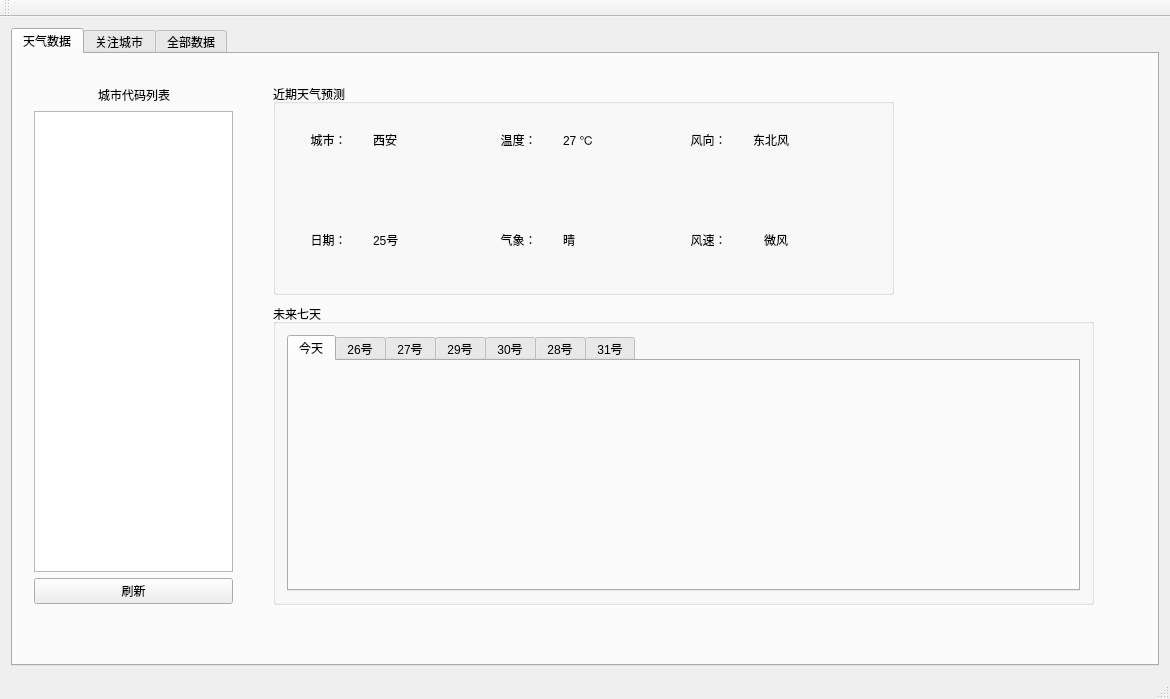
<?xml version="1.0" encoding="UTF-8"?>
<ui version="4.0">
 <class>MainWindow</class>
 <widget class="QMainWindow" name="MainWindow">
  <property name="geometry">
   <rect>
    <x>0</x>
    <y>0</y>
    <width>1170</width>
    <height>699</height>
   </rect>
  </property>
  <property name="windowTitle">
   <string>MainWindow</string>
  </property>
  <widget class="QWidget" name="centralWidget">
   <layout class="QHBoxLayout" name="horizontalLayout_9">
    <item>
     <widget class="QTabWidget" name="tabWidget">
      <property name="currentIndex">
       <number>0</number>
      </property>
      <widget class="QWidget" name="tab">
       <attribute name="title">
        <string>天气数据</string>
       </attribute>
       <widget class="QGroupBox" name="groupBox">
        <property name="geometry">
         <rect>
          <x>260</x>
          <y>30</y>
          <width>621</width>
          <height>211</height>
         </rect>
        </property>
        <property name="title">
         <string>近期天气预测</string>
        </property>
        <widget class="QWidget" name="layoutWidget">
         <property name="geometry">
          <rect>
           <x>210</x>
           <y>30</y>
           <width>153</width>
           <height>51</height>
          </rect>
         </property>
         <layout class="QHBoxLayout" name="horizontalLayout_3">
          <item>
           <widget class="QLabel" name="label_4">
            <property name="text">
             <string>  温度：</string>
            </property>
           </widget>
          </item>
          <item>
           <widget class="QLabel" name="label_5">
            <property name="text">
             <string>27 ℃</string>
            </property>
           </widget>
          </item>
         </layout>
        </widget>
        <widget class="QWidget" name="layoutWidget_2">
         <property name="geometry">
          <rect>
           <x>400</x>
           <y>30</y>
           <width>153</width>
           <height>51</height>
          </rect>
         </property>
         <layout class="QHBoxLayout" name="horizontalLayout_4">
          <item>
           <widget class="QLabel" name="label_6">
            <property name="text">
             <string>  风向：</string>
            </property>
           </widget>
          </item>
          <item>
           <widget class="QLabel" name="label_7">
            <property name="text">
             <string>东北风</string>
            </property>
           </widget>
          </item>
         </layout>
        </widget>
        <widget class="QWidget" name="layoutWidget_3">
         <property name="geometry">
          <rect>
           <x>20</x>
           <y>130</y>
           <width>153</width>
           <height>51</height>
          </rect>
         </property>
         <layout class="QHBoxLayout" name="horizontalLayout_5">
          <item>
           <widget class="QLabel" name="label_8">
            <property name="text">
             <string>  日期：</string>
            </property>
           </widget>
          </item>
          <item>
           <widget class="QLabel" name="label_9">
            <property name="text">
             <string>25号</string>
            </property>
           </widget>
          </item>
         </layout>
        </widget>
        <widget class="QWidget" name="layoutWidget_4">
         <property name="geometry">
          <rect>
           <x>210</x>
           <y>130</y>
           <width>153</width>
           <height>51</height>
          </rect>
         </property>
         <layout class="QHBoxLayout" name="horizontalLayout_6">
          <item>
           <widget class="QLabel" name="label_10">
            <property name="text">
             <string>  气象：</string>
            </property>
           </widget>
          </item>
          <item>
           <widget class="QLabel" name="label_11">
            <property name="text">
             <string>晴</string>
            </property>
           </widget>
          </item>
         </layout>
        </widget>
        <widget class="QWidget" name="layoutWidget_5">
         <property name="geometry">
          <rect>
           <x>400</x>
           <y>130</y>
           <width>176</width>
           <height>51</height>
          </rect>
         </property>
         <layout class="QHBoxLayout" name="horizontalLayout_7">
          <item>
           <widget class="QLabel" name="label_12">
            <property name="text">
             <string>  风速：</string>
            </property>
           </widget>
          </item>
          <item>
           <widget class="QLabel" name="label_13">
            <property name="text">
             <string>微风</string>
            </property>
           </widget>
          </item>
         </layout>
        </widget>
        <widget class="QWidget" name="layoutWidget">
         <property name="geometry">
          <rect>
           <x>20</x>
           <y>30</y>
           <width>153</width>
           <height>51</height>
          </rect>
         </property>
         <layout class="QHBoxLayout" name="horizontalLayout_2">
          <item>
           <widget class="QLabel" name="label_2">
            <property name="text">
             <string>  城市：</string>
            </property>
           </widget>
          </item>
          <item>
           <widget class="QLabel" name="label_3">
            <property name="text">
             <string>西安</string>
            </property>
           </widget>
          </item>
         </layout>
        </widget>
       </widget>
       <widget class="QwtAnalogClock" name="AnalogClock" native="true">
        <property name="geometry">
         <rect>
          <x>900</x>
          <y>30</y>
          <width>200</width>
          <height>200</height>
         </rect>
        </property>
        <property name="lineWidth" stdset="0">
         <number>4</number>
        </property>
       </widget>
       <widget class="QGroupBox" name="groupBox_2">
        <property name="geometry">
         <rect>
          <x>260</x>
          <y>250</y>
          <width>821</width>
          <height>301</height>
         </rect>
        </property>
        <property name="title">
         <string>未来七天</string>
        </property>
        <layout class="QHBoxLayout" name="horizontalLayout_8">
         <item>
          <widget class="QTabWidget" name="tabWidget_2">
           <property name="currentIndex">
            <number>0</number>
           </property>
           <widget class="QWidget" name="tab_4">
            <attribute name="title">
             <string>今天</string>
            </attribute>
            <layout class="QVBoxLayout" name="verticalLayout_4">
             <item>
              <widget class="QwtPlot" name="qwtPlot_0"/>
             </item>
            </layout>
           </widget>
           <widget class="QWidget" name="tab_5">
            <attribute name="title">
             <string>26号</string>
            </attribute>
            <layout class="QVBoxLayout" name="verticalLayout_2">
             <item>
              <widget class="QwtPlot" name="qwtPlot_1"/>
             </item>
            </layout>
           </widget>
           <widget class="QWidget" name="tab_6">
            <attribute name="title">
             <string>27号</string>
            </attribute>
            <layout class="QVBoxLayout" name="verticalLayout_5">
             <item>
              <widget class="QwtPlot" name="qwtPlot_2"/>
             </item>
            </layout>
           </widget>
           <widget class="QWidget" name="tab_7">
            <attribute name="title">
             <string>29号</string>
            </attribute>
            <layout class="QVBoxLayout" name="verticalLayout_7">
             <item>
              <widget class="QwtPlot" name="qwtPlot_3"/>
             </item>
            </layout>
           </widget>
           <widget class="QWidget" name="tab_8">
            <attribute name="title">
             <string>30号</string>
            </attribute>
            <layout class="QVBoxLayout" name="verticalLayout_8">
             <item>
              <widget class="QwtPlot" name="qwtPlot_4"/>
             </item>
            </layout>
           </widget>
           <widget class="QWidget" name="tab_9">
            <attribute name="title">
             <string>28号</string>
            </attribute>
            <layout class="QVBoxLayout" name="verticalLayout_6">
             <item>
              <widget class="QwtPlot" name="qwtPlot_5"/>
             </item>
            </layout>
           </widget>
           <widget class="QWidget" name="tab_10">
            <attribute name="title">
             <string>31号</string>
            </attribute>
            <layout class="QVBoxLayout" name="verticalLayout_9">
             <item>
              <widget class="QwtPlot" name="qwtPlot_6"/>
             </item>
            </layout>
           </widget>
          </widget>
         </item>
        </layout>
       </widget>
       <widget class="QWidget" name="layoutWidget">
        <property name="geometry">
         <rect>
          <x>10</x>
          <y>20</y>
          <width>221</width>
          <height>541</height>
         </rect>
        </property>
        <layout class="QVBoxLayout" name="verticalLayout">
         <item>
          <layout class="QHBoxLayout" name="horizontalLayout">
           <item>
            <spacer name="horizontalSpacer">
             <property name="orientation">
              <enum>Qt::Horizontal</enum>
             </property>
             <property name="sizeHint" stdset="0">
              <size>
               <width>40</width>
               <height>20</height>
              </size>
             </property>
            </spacer>
           </item>
           <item>
            <widget class="QLabel" name="label">
             <property name="text">
              <string>城市代码列表</string>
             </property>
            </widget>
           </item>
           <item>
            <spacer name="horizontalSpacer_2">
             <property name="orientation">
              <enum>Qt::Horizontal</enum>
             </property>
             <property name="sizeHint" stdset="0">
              <size>
               <width>40</width>
               <height>20</height>
              </size>
             </property>
            </spacer>
           </item>
          </layout>
         </item>
         <item>
          <widget class="QListWidget" name="listWidget"/>
         </item>
         <item>
          <widget class="QPushButton" name="pushButton_3">
           <property name="text">
            <string>刷新</string>
           </property>
          </widget>
         </item>
        </layout>
       </widget>
      </widget>
      <widget class="QWidget" name="tab_2">
       <attribute name="title">
        <string>关注城市</string>
       </attribute>
       <widget class="QListWidget" name="listWidget_2">
        <property name="geometry">
         <rect>
          <x>50</x>
          <y>120</y>
          <width>211</width>
          <height>141</height>
         </rect>
        </property>
       </widget>
       <widget class="QLabel" name="label_15">
        <property name="geometry">
         <rect>
          <x>60</x>
          <y>70</y>
          <width>181</width>
          <height>51</height>
         </rect>
        </property>
        <property name="text">
         <string>         选择省</string>
        </property>
       </widget>
       <widget class="QListWidget" name="listWidget_3">
        <property name="geometry">
         <rect>
          <x>420</x>
          <y>120</y>
          <width>211</width>
          <height>141</height>
         </rect>
        </property>
       </widget>
       <widget class="QListWidget" name="listWidget_4">
        <property name="geometry">
         <rect>
          <x>780</x>
          <y>120</y>
          <width>211</width>
          <height>141</height>
         </rect>
        </property>
       </widget>
       <widget class="QLabel" name="label_16">
        <property name="geometry">
         <rect>
          <x>430</x>
          <y>70</y>
          <width>181</width>
          <height>51</height>
         </rect>
        </property>
        <property name="text">
         <string>         选择市</string>
        </property>
       </widget>
       <widget class="QLabel" name="label_17">
        <property name="geometry">
         <rect>
          <x>770</x>
          <y>70</y>
          <width>181</width>
          <height>51</height>
         </rect>
        </property>
        <property name="text">
         <string>         选择区域（县）</string>
        </property>
       </widget>
       <widget class="QPushButton" name="pushButton_2">
        <property name="geometry">
         <rect>
          <x>490</x>
          <y>430</y>
          <width>93</width>
          <height>28</height>
         </rect>
        </property>
        <property name="text">
         <string>关注</string>
        </property>
       </widget>
      </widget>
      <widget class="QWidget" name="tab_3">
       <attribute name="title">
        <string>全部数据</string>
       </attribute>
       <widget class="QTableView" name="tableView">
        <property name="geometry">
         <rect>
          <x>70</x>
          <y>90</y>
          <width>1011</width>
          <height>451</height>
         </rect>
        </property>
       </widget>
       <widget class="QPushButton" name="pushButton">
        <property name="geometry">
         <rect>
          <x>880</x>
          <y>40</y>
          <width>93</width>
          <height>28</height>
         </rect>
        </property>
        <property name="text">
         <string>查询</string>
        </property>
       </widget>
       <widget class="QComboBox" name="comboBox">
        <property name="geometry">
         <rect>
          <x>210</x>
          <y>40</y>
          <width>311</width>
          <height>21</height>
         </rect>
        </property>
       </widget>
       <widget class="QLabel" name="label_14">
        <property name="geometry">
         <rect>
          <x>110</x>
          <y>40</y>
          <width>81</width>
          <height>16</height>
         </rect>
        </property>
        <property name="text">
         <string>选择城市：</string>
        </property>
       </widget>
      </widget>
     </widget>
    </item>
   </layout>
  </widget>
  <widget class="QMenuBar" name="menuBar">
   <property name="geometry">
    <rect>
     <x>0</x>
     <y>0</y>
     <width>1170</width>
     <height>26</height>
    </rect>
   </property>
  </widget>
  <widget class="QToolBar" name="mainToolBar">
   <attribute name="toolBarArea">
    <enum>TopToolBarArea</enum>
   </attribute>
   <attribute name="toolBarBreak">
    <bool>false</bool>
   </attribute>
  </widget>
  <widget class="QStatusBar" name="statusBar"/>
 </widget>
 <layoutdefault spacing="6" margin="11"/>
 <customwidgets>
  <customwidget>
   <class>QwtPlot</class>
   <extends>QFrame</extends>
   <header>qwt_plot.h</header>
   <container>1</container>
  </customwidget>
  <customwidget>
   <class>QwtDial</class>
   <extends>QWidget</extends>
   <header>qwt_dial.h</header>
  </customwidget>
  <customwidget>
   <class>QwtAnalogClock</class>
   <extends>QwtDial</extends>
   <header>qwt_analog_clock.h</header>
  </customwidget>
 </customwidgets>
 <resources/>
 <connections/>
</ui>
